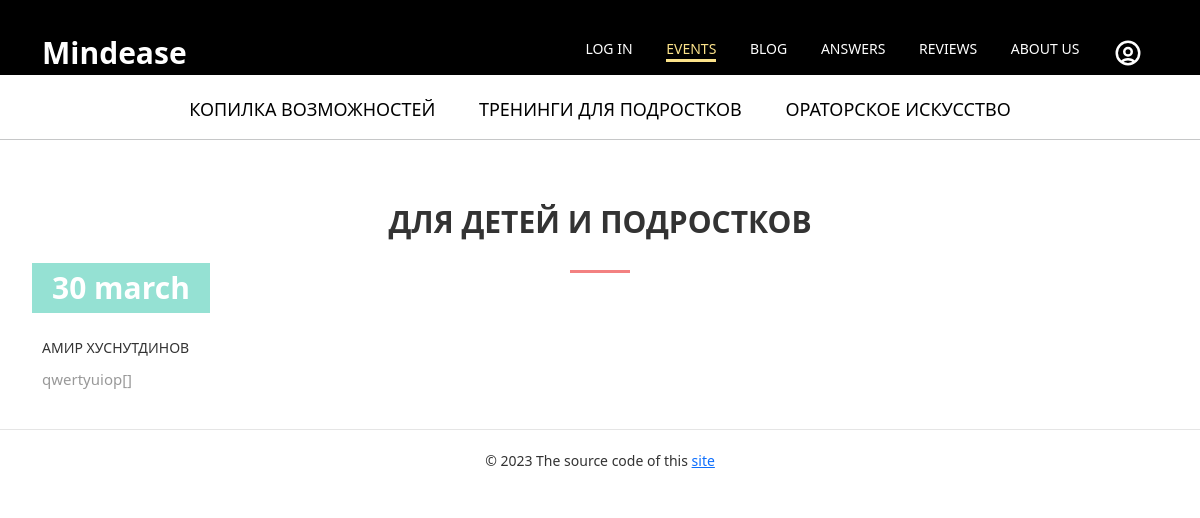
Screenshot of /event1/ with the database file from the repository.
### Events/data/teen_events.py (models this page shows)
class Teen_events(SqlAlchemyBase):
    __tablename__ = 'teen'
    id = sqlalchemy.Column(sqlalchemy.Integer,
                           primary_key=True,
                           autoincrement=True)
    photo_name = sqlalchemy.Column(sqlalchemy.String, nullable=False)
    name = sqlalchemy.Column(sqlalchemy.String, nullable=False)
    signature = sqlalchemy.Column(sqlalchemy.String, nullable=False)
    link = sqlalchemy.Column(sqlalchemy.String, nullable=False)
    created_date = sqlalchemy.Column(sqlalchemy.String, nullable=False)
    a_piggy_bank_of_possibilities = sqlalchemy.Column(sqlalchemy.Boolean, nullable=True)
    trainings_for_teenagers = sqlalchemy.Column(sqlalchemy.Boolean, nullable=True)
    oratory = sqlalchemy.Column(sqlalchemy.Boolean, nullable=True)

### main.py (the view)
@app.route('/event1/')
def open_event1():
    db_session_event.global_init("Events/db/activities.db")
    db_sess = db_session_event.create_session()
    all_event1 = db_sess.query(Teen_events)
    event_info = []
    for item in all_event1:
        event_info.append([item.id,
                           item.photo_name,
                           item.name,
                           item.signature,
                           item.link,
                           item.created_date])
    return Events.event1(event_info)

### Events/data/db_session_event.py (called while the page is built, shortened)
def global_init(db_file):
    global __factory
    if __factory:
        return

def create_session() -> Session:
    global __factory
    return __factory()

### Events/events.py (called while the page is built)
    @staticmethod
    def three_posts_funk(events_lst):
        count_of_columns = math.ceil(len(events_lst) / 3)
        count_of_posts = len(events_lst)
        three_posts = []
        start = 0
        end = 3
        blog_inform = events_lst[::-1]
        for i in range(count_of_columns):
            three_posts.append(blog_inform[start:end])
            if start + 3 <= count_of_posts:
                start += 3
            if end + 3 <= count_of_posts:
                end += 3
            elif end + 2 <= count_of_posts:
                end += 2
            elif end + 1 <= count_of_posts:
                end += 1
        return three_posts

    @staticmethod
    def event1(events1):
        three_posts = Events.three_posts_funk(events1)
        pb = types + '/?pb=1'
        tt = types + '/?tt=1'
        orator = types + '/?orator=1'
        return render_template('event1.html',
                               general=general,
                               about_us=about_us,
                               blog=blog,
                               reviews=reviews,
                               answers=answers,
                               event2=event2,
                               pb=pb,
                               tt=tt,
                               orator=orator,
                               authorization=authorization,
                               cabinet=cabinet,
                               posts=three_posts)

### templates/event1.html (shortened to what this page needs)
<!DOCTYPE html>
<html lang="ru">
<head>
    <link rel="stylesheet" href="/static/assets/css/style2.css">
    <link href="https://cdn.jsdelivr.net/npm/bootstrap@5.3.0-alpha1/dist/css/bootstrap.min.css" rel="stylesheet">
</head>
<body>
<header class="header"  id="header">
    <div class="container">
        <div class="header__inner">
            <div>
            <a class="header__logo" href="{{general}}" style="text-decoration: none;">Mindease </a></div>
            <nav class="nav1" id="nav">
                <a class="nav__link" href="{{authorization}}">LOG IN</a>
                <a class="nav__link active" href="{{event1}}">Events</a>
                <a class="nav__link" href="{{blog}}">Blog</a>
                <a class="nav__link" href="{{answers}}">Answers</a>
                <a class="nav__link" href="{{reviews}}">Reviews</a>
                <a class="nav__link" href="{{about_us}}">About us</a>
                <a class="nav__link" style="text-decoration: none;" href="{{cabinet}}"><img  src="../static/assets/images/user-ico.svg" width="30px"></a>
            </nav>
        </div>
    </div>
</header>
<br>
<br>
<br>
<br>
<div class="text-center">
    <nav class="nav1" id="nav1">
                <a class="nav__link1" href="">Копилка возможностей</a>
                <a class="nav__link1" href="">Тренинги для подростков</a>
                <a class="nav__link1" href="">Ораторское искусство</a>
            </nav>
</div>
<hr>
<br>
<br>
    <div class="container">
        <div class="section__header">
            <h2 class="section__title">Для детей и подростков</h2>
        </div>
        {% for items in posts %}
        <div class="blog">
            {% for item in items %}
        <div class="blog__item">
                <div class="blog__header">
                    <div class="blog__date">
                        <div class="blog__date-day">{{item[5]}}</div>
                    </div>
                </div>
                <div class="blog__content">
                    <div class="blog__title">
                        <a href="{{item[4]}}">{{item[2]}}</a>
                    </div>
                    <div class="blog__text">{{item[3]}}</div>
                </div>
            </div>
    {% endfor %}
            </div>
    {% endfor %}
    </div>
</body>
<br>
<footer><div class="copyright">
                © 2023 The source code of this <a href="https://github.com/AmirHusnutdinov/Peak-of-Reason">site</a>
            </div></footer>
<br>
</html>

### static/assets/css/style2.css (style rules this page uses)
body { margin: 0; font-family: 'Montserrat', sans-serif; font-size: 15px; line-height: 1.6; color: #333; }
*, *:before, *:after { box-sizing: border-box; }
h1, h2, h3, h4, h5, h6 { margin: 0; }
hr { display: block; width: 100%; height: 1px; margin: 40px 0; border: 0; background-color: #e5e5e5; }
.container { width: 100%; max-width: 1230px; padding: 0 15px; margin: 0 auto; }
.header { width: 100%; padding-top: 30px; background-color: #000000; position: absolute; top: 0; left: 0; right: 0; z-index: 1000; }
.header__inner { display: flex; justify-content: space-between; align-items: center; }
.header__logo { font-size: 30px; font-weight: 700; color: #fff; }
.nav1 { font-size: 14px; text-transform: uppercase; }
.blog { display: flex; justify-content: left; }
.blog__item { width: 31%; padding-right:20px; }
.nav__link { display: inline-block; vertical-align: top; margin: 0 15px; position: relative; color: #fff; text-decoration: none; transition: color .1s linear; }
.nav__link1 { display: inline-block; vertical-align: top; margin: 0 20px; position: relative; font-size: 18px; color: black; text-decoration: none; transition: color .1s linear; }
.nav__link:after { content: ""; display: block; width: 100%; height: 3px; background-color: #fce38a; opacity: 0; position: absolute; top: 100%; left: 0; z-index: 1; transition: opacity .1s linear; }
.nav__link1:after { content: ""; display: block; width: 100%; height: 3px; background-color: #95e1d3; opacity: 0; position: absolute; top: 100%; left: 0; z-index: 1; transition: opacity .1s linear; }
.nav__link:hover:after, .nav__link.active:after { opacity: 1; }
.nav__link.active { color: #fce38a; }
.section__header { width: 100%; max-width: 950px; margin: 0 auto 50px; text-align: center; }
.section__title { font-size: 30px; font-weight: 700; color: #333; text-transform: uppercase; }
.section__title:after { content: ""; display: block; width: 60px; height: 3px; margin: 30px auto; background-color: #f38181; }
.blog__item { width: 31%; }
.blog__header { position: relative; margin-bottom: 14px; }
.blog__date { padding: 10px 20px; background-color: #95e1d3; font-style: italic; font-size: 15px; color: #fff; font-weight: 300; text-align: center; position: absolute; bottom: 10px; left: -10px; z-index: 1; }
.blog__date-day { font-size: 30px; line-height: 1; font-weight: 700; font-style: normal; }
.blog__content { margin-bottom: 14px; }
.blog__title { margin-bottom: 10px; font-size: 14px; color: #333; text-transform: uppercase; }
.blog__title a { color: inherit; text-decoration: none; }
.blog__text { font-size: 15px; color: #999; }
.copyright { padding: 20px 0; border-top: 1px solid #e5e5e5; font-size: 14px; color: #333; text-align: center; }
body { background: #edf2f7; }

### rows the page displays
Teen_events: created_date "30 march", name "АМИР ХУСНУТДИНОВ", signature "qwertyuiop[]"
